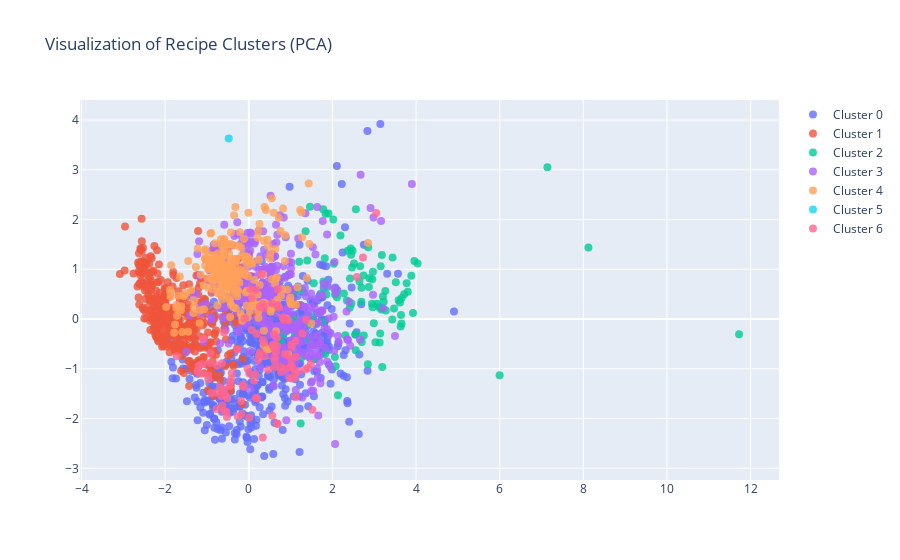

Source (notebook cell):
### Markdown cell above
# Preprocessing Panlasang Pinoy Recipe Dataset

### Code cell
import json
import spacy
from sklearn.cluster import AgglomerativeClustering
from sklearn.decomposition import PCA, TruncatedSVD
from sklearn.feature_extraction.text import CountVectorizer
from tqdm import tqdm
import plotly.graph_objects as go

# Load the data
with open("panlasang_pinoy_recipes.json") as file:
    recipes = json.load(file)

# Initialize NLP model
nlp = spacy.load("en_core_web_sm")

# Preprocess the ingredients for each recipe
processed_ingredients_list = []
recipe_names = [recipe["name"] for recipe in recipes]
for recipe in tqdm(recipes):
    recipe_ingredients = []
    for ingredient in recipe["ingredients"]:
        doc = nlp(ingredient.lower())
        valid_tokens = [token.lemma_ for token in doc if token.is_alpha]
        recipe_ingredients.append(" ".join(valid_tokens))
    processed_ingredients_list.append(" ".join(recipe_ingredients))

# Vectorize the processed ingredients
vectorizer = CountVectorizer()
vectors = vectorizer.fit_transform(processed_ingredients_list)

# Dimensionality reduction
svd = TruncatedSVD(n_components=min(20, vectors.shape[1] - 1))
reduced_data = svd.fit_transform(vectors)

# Clustering
optimal_clusters = 7  # Adjust the number of clusters as needed
clustering = AgglomerativeClustering(
    n_clusters=optimal_clusters,
    linkage="ward",
)
cluster_labels = clustering.fit_predict(reduced_data)

# Visualization using PCA for 2D plotting
pca = PCA(n_components=2)
plot_data = pca.fit_transform(reduced_data)

# Plotting with Plotly
fig = go.Figure()

for i in range(optimal_clusters):
    cluster_data = plot_data[cluster_labels == i]
    fig.add_trace(
        go.Scatter(
            x=cluster_data[:, 0],
            y=cluster_data[:, 1],
            mode="markers",
            marker=dict(
                size=8,
                opacity=0.8,
            ),
            name=f"Cluster {i}",
            text=[
                recipe_names[j]
                for j in range(len(recipe_names))
                if cluster_labels[j] == i
            ],  # Display recipe names on hover
        )
    )

fig.update_layout(title_text="Visualization of Recipe Clusters (PCA)")
fig.show()

### Figure 1 — Plotly figure (JSON) as saved in the notebook; plotly's stock layout.template omitted (floating-point values rounded to 4 significant figures; data arrays with more than 128 entries replaced by an {"elided": "..."} marker saying what was removed)
{"data": [{"marker": {"opacity": 0.8, "size": 8}, "mode": "markers", "name": "Cluster 0", "text": {"elided": "561 str values"}, "type": "scatter", "x": {"elided": "561 float values"}, "y": {"elided": "561 float values"}}, {"marker": {"opacity": 0.8, "size": 8}, "mode": "markers", "name": "Cluster 1", "text": {"elided": "435 str values"}, "type": "scatter", "x": {"elided": "435 float values"}, "y": {"elided": "435 float values"}}, {"marker": {"opacity": 0.8, "size": 8}, "mode": "markers", "name": "Cluster 2", "text": ["How to Cook Easy Pork Afritada", "Cheesy Pork Caldereta", "Panlasang Pinoy Special Pancit Canton", "Easy Chicken Ala King", "Chili Ginger Chicken", "Eggplant with Ground Pork in Oyster Sauce", "Pepper Pork Belly Recipe", "Veggie Balls with Manong Sauce", "Crab and Corn Chopsuey", "Amazing Cabbage Recipe", "Upo Recipes (bottle gourd)", "Sotanghon Guisado", "Tastylicious Adobong Pusit Recipe", "Easy Sisig Recipes", "The Only Filipino Spaghetti Recipe That I Trust for the Holidays", "Christmas Chicken Curry", "All Out Pancit Canton", "Pinoy Chicken Curry Recipe", "Filipino Style Escabeche", "Malapot na Pininyahang Manok", "Bagnet Pancit Canton", "Kalderetang Kambing", "Pininyahang Baboy sa Gata", "Chopsuey with Chicken and Broccoli", "Pork Caldereta Recipe", "Chop Suey", "Pineapple Chicken Afritada", "Filipino Vinegar Dipping Sauce", "Mutya ng Cavite", "Goto Laman Loob and Tokwat Baboy", "Filipino Beef Caldereta (Pulutan Style)", "Beef Stir Fry", "Pininyahang Manok sa Gata", "Sweet and Sour Tilapia", "Chicken Hinalang (Halang-halang na Manok)", "Seafood Curry", "Pork Menudo sa Gata", "Spareribs Kaldereta", "Beef and Baby Corn Stir Fry Recipe", "Easy Kung Pao Shrimp Recipe", "Beef Kaldereta sa Gata with Peanut Butter", "Pinoy Style Pork and Chicken Curry", "Creamy Chicken Pastel", "Sweet and Sour Pork Recipe", "Ginisang Togue Recipe", "Seared Shrimp Macaroni Salad with Roasted Bell Pepper", "Super Tasty Chop Suey", "Beef Kaldereta Recipe", "Kaldereta sa Gata", "Ginisang Repolyo with Chicken", "Filipino Style Chicken Curry Recipe", "Spicy Pork Kaldereta Recipe", "Chicken ala King Recipe", "Calderetang Baboy Recipe", "Classic Macaroni Salad Recipe", "Bopis na Manok", "Filipino Shrimp Curry Recipe", "Mechadong Baka Recipe", "Healthy Chicken Menudo", "Home Fries Recipe", "Stuffed Beef and Pork Burger Patties", "Paella Negra (Arroz Negre) Recipe", "Cioppino Recipe", "Special Pork Kaldereta", "Pinoy Spaghetti Recipe", "Chopsuey Stir Fry", "Ginisang Reployo with Giniling", "Super Special Chopsuey", "Spicy Calderetang Kambing with Peanut Butter (Goat Meat Caldereta)", "Afritadang Baboy", "Sweet and Sour Red Snapper", "Sausage Peppers and Onion Skillet", "Pork Menudo with Ham Recipe", "Stir Fried Pepper Steak", "Saucy Pancit Canton", "Special Chicken Embutido Recipe (Filipino Chicken Meatloaf)", "Dinaldalem Recipe", "How To Cook Beef Kaldereta", "Pork Mechado Recipe", "Chicken Afritada with Bell Pepper", "Chopsuey with Quail Eggs", "Ground Beef Omelet", "How to Cook Papaya Atchara", "Seafood Paella Recipe", "Huevos Rancheros", "Pork Giniling Kaldereta Recipe", "Shrimp Pancit Canton Recipe", "Slow Cook Pork Hock Stew", "Sarciadong Itlog Recipe", "Quick and Easy Beef and Pepper Stir Fry", "Kalderetang Kambing (Goat Stew)", "Beef Kebab Recipe", "Sweet and Sour Mahi-mahi", "Easy Afritada", "Pepper Steak", "Pork Stir Fry with Scallions", "Paella Mixta Recipe", "Easy Ham and Green Peas Saute", "Paella de Marisco Recipe", "Pineapple Pork Stir Fry", "Easy Sweet and Sour Ikea Meatbal", "Easy Grilled Vegetables", "Spicy Bopis Recipe", "Asian Chicken Stir Fry Recipe", "Round Steak in Criolla Sauce Recipe", "Adobo Steak Recipe", "Chicken Fajita Recipe", "Vegetable Stir-fry Pasta Recipe", "Sizzling Gambas Recipe", "Tortang Giniling Recipe", "Chop Suey"], "type": "scatter", "x": [3.106, 3.431, 3.191, 1.906, 3.164, 3.639, 3.583, 7.141, 3.207, 3.063, 11.72, 2.847, 1.571, 8.121, 3.154, 2.019, 3.277, 1.817, 2.744, 2.871, 3.128, 1.414, 1.58, 3.224, 3.265, 2.549, 3.141, 3.886, 1.836, 5.998, 3.801, 1.497, 1.854, 2.467, 3.714, 2.515, 1.721, 2.945, 1.101, 1.054, 3.181, 2.885, 2.48, 1.553, 2.274, 1.357, 2.646, 2.414, 2.701, 2.952, 2.11, 1.267, 1.462, 3.651, 1.398, 1.24, 2.854, 2.556, 3.614, 2.029, 1.78, 1.147, 2.366, 3.656, 3.516, 2.446, 2.692, 3.927, 3.438, 3.17, 1.41, 2.437, 1.42, 0.5939, 2.078, 2.191, 1.825, 3.959, 3.632, 3.473, 3.028, 1.272, 0.5332, 0.7687, 1.076, 3.776, 4.037, 1.765, 2.345, 2.694, 2.418, 2.454, 2.061, 2.989, 2.959, 0.8172, 1.783, 1.113, 1.547, 2.132, 1.882, 1.205, 2.309, 2.749, 2.969, 1.127, 2.56, 1.696, 2.058, 2.661, 2.549], "y": [0.2397, -0.007427, -0.9625, 2.123, 0.2213, 0.08324, 0.3777, 3.053, 0.4556, 0.3095, -0.3057, -0.9079, -0.8082, 1.436, 1.062, 1.999, 0.1737, 1.22, 0.8763, 0.6438, -0.4698, -0.1068, -0.09414, 0.3467, 0.5656, -0.3128, -0.2886, 0.8717, 2.118, -1.132, 0.551, 0.04314, 0.4949, 1.037, 0.4991, 1.116, 0.5106, 0.3084, -0.2711, 0.008263, 1.285, 0.8192, 1.373, 0.7218, 0.5155, 1.766, 0.7533, 0.2257, -0.4631, 0.8015, 0.4369, -0.7682, 2.257, -0.09199, 1.174, -2.101, 1.444, -0.6283, 0.3317, 1.111, 2.208, -0.3358, 1.37, 0.422, 0.7388, 1.291, 0.3455, 0.1238, 1.236, 0.1919, 0.09243, 1.418, -0.4315, 0.1764, -0.9485, 1.681, -0.7011, 1.164, -0.1489, 0.214, -0.4646, 0.6019, 1.034, -0.4629, 0.5619, 0.7211, 1.117, -0.05776, 0.3724, 0.6275, 0.8166, 0.3103, 0.494, -0.08406, 0.2393, -0.3015, 0.757, -0.3818, -0.05354, -1.531, 0.6444, 1.153, -0.3256, -0.3314, 0.9526, -0.03249, 2.209, 0.4785, -0.7637, 1.061, -0.3128]}, {"marker": {"opacity": 0.8, "size": 8}, "mode": "markers", "name": "Cluster 3", "text": {"elided": "397 str values"}, "type": "scatter", "x": {"elided": "397 float values"}, "y": {"elided": "397 float values"}}, {"marker": {"opacity": 0.8, "size": 8}, "mode": "markers", "name": "Cluster 4", "text": {"elided": "258 str values"}, "type": "scatter", "x": {"elided": "258 float values"}, "y": {"elided": "258 float values"}}, {"marker": {"opacity": 0.8, "size": 8}, "mode": "markers", "name": "Cluster 5", "text": ["Victoria's Cheezy Pizza Pocket"], "type": "scatter", "x": [-0.4807], "y": [3.63]}, {"marker": {"opacity": 0.8, "size": 8}, "mode": "markers", "name": "Cluster 6", "text": ["Nilagang Pata", "Bulalo Recipe", "Salmon Sinigang Recipe", "Ginataang Lechon Kawali with Kalabasa and Long Green Beans", "Nilagang Baka with Kalabasa – Filipino boiled beef Soup", "Ginisang Upo with Ground Pork and Shrimp", "Sinigang na Sugpo Recipe", "How to Cook Bulalo", "Sinigang na Bangus Recipe", "Beef Ribs Sinigang", "Ginisang Upo with Sardinas", "Corned Beef Sinigang", "Binignit Recipe", "Pork Bola Bola Soup with Misua and Patola", "Puchero Bulalo", "Ginisang Ampalaya na May Itlog at Hipon (Sauteed Bitter Melon with Egg and Shrimp)", "Chicken Meatball Noodle Soup", "Sauteed Green Beans with Ground Beef", "Beef Bulalo Recipe", "Nilagang Buto-buto ng Baka Recipe", "Crispy Fried Mahi Mahi Sarciado", "Dinengdeng na Saluyot with Tinapa", "Nilagang Baka ala Bulalo", "Fish Lumpia Recipe", "Gotong Batangas Recipe", "Spicy Monggo with Tinapa", "Seafood Sinigang", "Inihaw na Galunggong with Ensaladang Talong", "Ensaladang Mangga (Green Mango Salad)", "Tortang Talong with Ground Pork Recipe", "Beef Short Rib Sinigang Na May Pakwan", "Grilled Stuffed Squid (inihaw na pusit)", "Sinigang na Salmon sa Miso", "Pork Nilaga Recipe", "Ginisang Sardinas with Ampalaya", "Pinakbet with Squid in Coconut Milk (Pinakbet sa Gata)", "Spicy Wonton Soup Recipe", "Monggo with Hibi (Mung beans with small dried shrimp)", "Dinendeng with Bilong-bilong Recipe", "Batangas Bulalo Recipe", "Tuna in Can Sarciado", "Upo Guisado Recipe", "Tuna Jaw Sinigang", "Pork Chop Sinigang", "Tinolang Isda", "Sinigang na Bangus Belly sa Miso", "Dinengdeng with Fried Fish Recipe", "Ginisang Munggo with Tinapa and Fried Red Snapper", "Ginisang Okra with Fish Flakes Recipe", "How to Cook Lumpia", "Sinabawang Isda at Gulay", "Nilagang Litid ng Baka", "Tortang Talong with Crabmeat (Eggplant Omelet with Crab)", "Kinamatisang Isda (Red Snapper with Tomatoes)", "Ginisang Kalabasa at Sitaw with Daing Recipe", "Beef Sinigang sa Kamias with Gabi (Beef in Sour Broth with Taro)", "Lumpiang Gulay (Vegetable Egg Roll Recipe)", "Inabraw Recipe (Boiled Vegetables with Fried Fish)", "Pork Nilaga with Kalabasa", "Ginataang Alimasag with Malunggay", "Ensaladang Filipino Recipe", "Sinigang na Bangus sa Bayabas", "Slow Cooked Beef Lauya Soup Recipe", "Slow Cooked Beef Nilaga Soup Recipe", "Binagoongang Baboy Recipe (Pork in Shrimp Paste)", "Monggo with Tuyo Recipe (Mung Beans with Salted Fish)", "Sinigang na Isda sa Kamias with Miso", "Nilagang Pata Recipe", "Ginisang Baguio Beans with Pork", "Pork Sinigang sa Kamias Recipe", "Kare Kare Tripas", "Sinampalukang Kambing", "Crab with Misua and Patola", "Sinigang na Liempo sa Sampaloc", "Pinoy Scrambled Eggs", "Ginisang Pusit", "Tinolang Bangus Recipe", "Inun unan Recipe (Fish cooked in Vinegar)", "Sinigang na Liempo sa Sampaloc with Gabi", "How to Make Homemade Guacamole", "Monggo Guisado with Dilis and Malunggay (Mung Bean Stew with Dried Anchovies)", "Tuna and Zucchini Omelet", "Kilawing Puso ng Saging", "Pork Tinola Recipe", "Fried Bangus Sinigang sa Miso", "Scallop and Zucchini Stir fry", "Fish Tinola Recipe", "Kikiam Recipe", "Sinigang na Tilapia sa Miso Recipe", "Pata Kare-kare Recipe", "Fish Kardilyo Recipe", "Chicago Style Hotdog", "Sardines with Chayote Recipe", "Fish Ball Soup Recipe", "Fish in Ginger Soup", "Ginisang Sayote Recipe", "Dinengdeng Recipe", "Ginisang Sardinas Recipe (Sautéed Sardines)", "Rellenong Alimasag Recipe", "Sinampalukang Manok Recipe", "Sinigang na Bangus sa Miso", "Pesang Isda Recipe", "Sinigang na Buto buto with Gabi Recipe", "How to Make Tom Yum Goong", "Sarciadong Isda Recipe", "Morcon", "Ginisang Upo Recipe", "Ginisang Pechay (Sautéed Bok Choy)", "Beef Nilaga Recipe", "Pakbet Ilocano Recipe"], "type": "scatter", "x": [-0.1856, -0.4467, 0.8044, 0.8767, -0.5356, 1.356, 0.1865, -0.516, 1.018, 0.9407, 1.121, 1.482, -1.723, 2.584, 1.52, 0.6978, 3.047, 1.125, -0.5699, -1.228, 0.5485, -0.969, -0.7786, 0.04049, -0.2678, 0.9681, -0.1518, 0.2613, -0.9291, 0.6806, 0.375, 0.3356, 1.029, -0.5217, 1.02, 0.5677, 2.731, 0.3692, -1.125, 0.01041, 0.7666, 0.6442, -0.0285, 0.1661, 0.4588, 0.1292, 0.1579, 1.019, 0.6199, 0.6931, -1.081, -0.899, 0.1701, -0.9712, 0.6225, -0.6541, 0.3427, -1.163, -0.1757, 0.2646, -0.09893, 0.602, -0.6892, -0.5942, 0.674, 1.109, -0.1221, -0.7679, 1.125, 0.2027, -0.7559, -0.4633, 1.411, 0.6835, 0.3031, 1.195, 0.8613, -0.4188, 0.6835, 0.3575, 1.107, 0.06981, 1.279, 0.7699, 0.6121, 0.9089, 0.2484, 0.7222, 1.008, 1.012, 0.6684, -0.5918, 0.6168, 0.0687, 0.2288, 0.8422, -0.5969, 1.046, 1.373, 0.00977, -0.2648, 0.5612, 0.3339, -0.4068, 0.6029, -0.9116, 0.8435, -0.6322, -0.6419, -1.2], "y": [-1.648, -1.263, 0.0339, -0.9983, -1.87, -1.012, -0.2999, -1.594, -0.5149, -0.02296, -1.565, -0.9045, -0.7501, 0.8468, -1.821, 0.2613, 2.129, -0.4374, -1.522, -1.048, 0.31, -1.203, -1.48, 0.5978, -0.6074, -1.186, -1.318, 0.2463, -0.8835, 0.2824, -0.7463, -0.4205, -0.561, -1.969, -1.197, -0.521, 1.238, -0.4752, -0.9108, -1.093, -0.9665, -0.6598, -0.9942, -1.589, -1.019, -1.241, -1.108, -0.9418, -0.9634, 0.6002, -0.389, -1.488, 0.5841, -1.134, -0.7615, -1.552, 0.3007, -1.101, -1.911, -0.6737, 0.0101, -0.3043, -1.373, -1.847, -0.5395, -1.075, -1.361, -1.808, -0.7601, -1.598, -0.932, -1.344, -0.9834, -2.106, 0.9043, -1.043, -0.7045, -1.207, -2.106, 0.2206, -1.177, 0.4241, -0.2884, -1.066, -0.5187, -0.7114, -0.7238, 0.234, -0.9702, -0.8068, -0.371, -0.271, -0.8309, -0.2211, -0.8188, -0.006379, -1.415, -0.982, -0.0163, -1.984, -1.958, -1.944, -2.381, -1.091, -0.5808, -0.6831, -0.01433, -1.739, -0.8876, -0.9445]}], "layout": {"title": {"text": "Visualization of Recipe Clusters (PCA)"}}}
